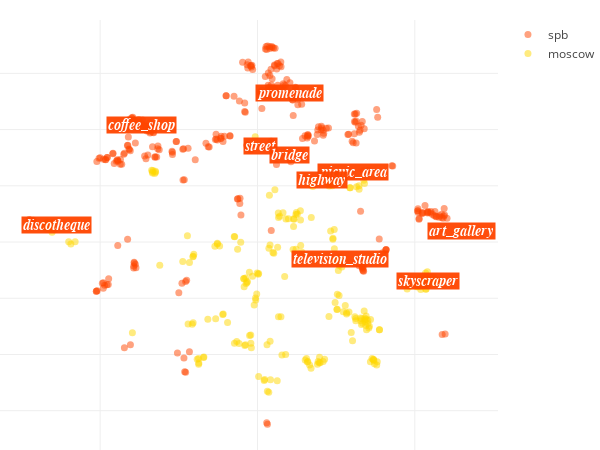

Notebook code for this chart:
### Code cell
locations_scatter(city_data, opposite_city_data)

### Figure 1 — Plotly figure (JSON) as saved in the notebook; plotly's stock layout.template omitted (floating-point values rounded to 4 significant figures; data arrays with more than 128 entries replaced by an {"elided": "..."} marker saying what was removed)
{"data": [{"hoverinfo": "text", "marker": {"color": "orangered", "opacity": 0.5, "size": 7}, "mode": "markers", "name": "spb", "text": {"elided": "319 str values"}, "type": "scatter", "uid": "1da924dc-4292-11e9-bd5e-3c15c2cf2370", "x": {"elided": "319 float values"}, "y": {"elided": "319 float values"}}, {"hoverinfo": "text", "marker": {"color": "gold", "opacity": 0.5, "size": 7}, "mode": "markers", "name": "moscow", "text": {"elided": "257 str values"}, "type": "scatter", "uid": "1da9345e-4292-11e9-bb1a-3c15c2cf2370", "x": {"elided": "257 float values"}, "y": {"elided": "257 float values"}}], "layout": {"annotations": [{"bgcolor": "orangered", "font": {"color": "white", "family": "arial", "size": 14}, "opacity": 0.95, "showarrow": false, "text": "<i><b>street", "x": 0.9238, "xanchor": "center", "y": 34.17}, {"bgcolor": "orangered", "font": {"color": "white", "family": "arial", "size": 14}, "opacity": 0.95, "showarrow": false, "text": "<i><b>discotheque", "x": -63.93, "xanchor": "center", "y": 6.159}, {"bgcolor": "orangered", "font": {"color": "white", "family": "arial", "size": 14}, "opacity": 0.95, "showarrow": false, "text": "<i><b>promenade", "x": 10.19, "xanchor": "center", "y": 52.94}, {"bgcolor": "orangered", "font": {"color": "white", "family": "arial", "size": 14}, "opacity": 0.95, "showarrow": false, "text": "<i><b>art_gallery", "x": 64.69, "xanchor": "center", "y": 4.021}, {"bgcolor": "orangered", "font": {"color": "white", "family": "arial", "size": 14}, "opacity": 0.95, "showarrow": false, "text": "<i><b>bridge", "x": 10.11, "xanchor": "center", "y": 30.93}, {"bgcolor": "orangered", "font": {"color": "white", "family": "arial", "size": 14}, "opacity": 0.95, "showarrow": false, "text": "<i><b>picnic_area", "x": 30.23, "xanchor": "center", "y": 24.89}, {"bgcolor": "orangered", "font": {"color": "white", "family": "arial", "size": 14}, "opacity": 0.95, "showarrow": false, "text": "<i><b>skyscraper", "x": 54.14, "xanchor": "center", "y": -13.81}, {"bgcolor": "orangered", "font": {"color": "white", "family": "arial", "size": 14}, "opacity": 0.95, "showarrow": false, "text": "<i><b>television_studio", "x": 26.2, "xanchor": "center", "y": -6.064}, {"bgcolor": "orangered", "font": {"color": "white", "family": "arial", "size": 14}, "opacity": 0.95, "showarrow": false, "text": "<i><b>highway", "x": 20.37, "xanchor": "center", "y": 22.06}, {"bgcolor": "orangered", "font": {"color": "white", "family": "arial", "size": 14}, "opacity": 0.95, "showarrow": false, "text": "<i><b>coffee_shop", "x": -36.97, "xanchor": "center", "y": 41.52}], "height": 450, "hovermode": "closest", "margin": {"b": 0, "l": 0, "r": 30, "t": 20}, "width": 600, "xaxis": {"showticklabels": false, "zeroline": false}, "yaxis": {"showticklabels": false, "zeroline": false}}}
